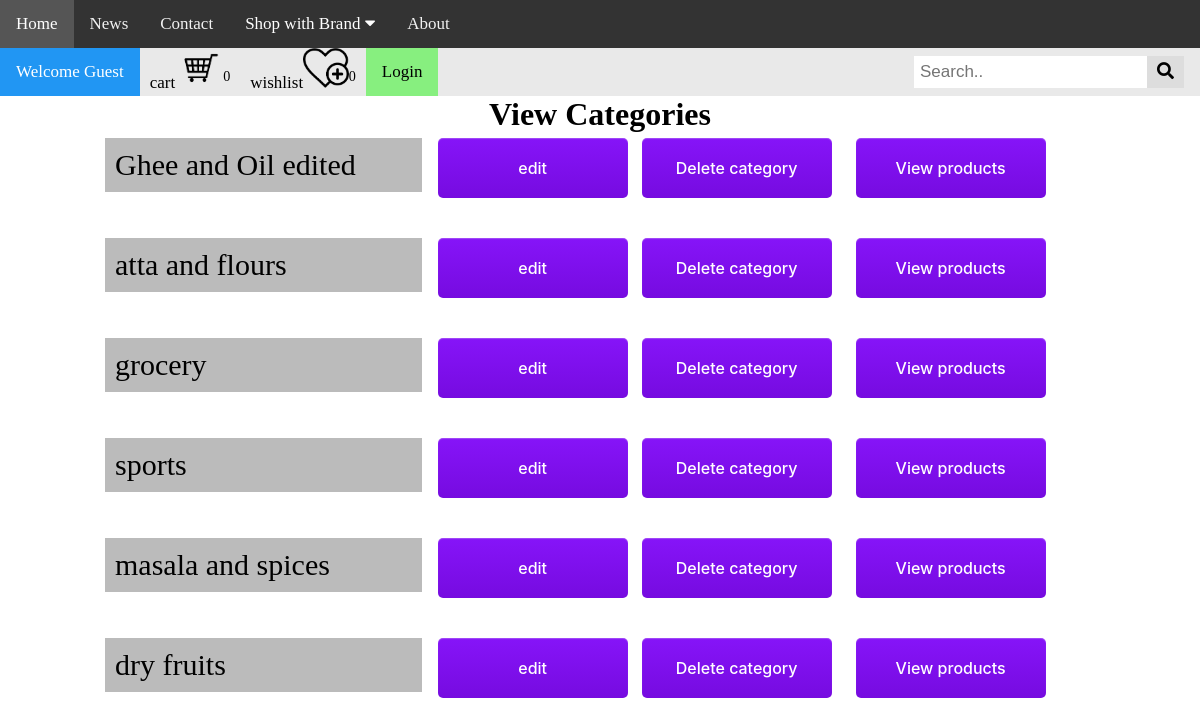
The page /pages/view_category.php on the database its author committed.
### tables this page shows
CREATE TABLE `category` (
  `cat_id` int(11) NOT NULL,
  `cat_name` varchar(50) NOT NULL,
  `image` varchar(100) NOT NULL
);

### pages/view_category.php (the view, shortened to what this page needs)
<!DOCTYPE html>
<html lang="en">
<head>
    <link rel="stylesheet" href="https://cdnjs.cloudflare.com/ajax/libs/font-awesome/5.15.3/css/all.min.css" />
    <link rel="stylesheet" href="/store/css/util.css">
    <link rel="stylesheet" href="/store/css/style.css">
</head>
<body>
    <?php
        require "../partials/_header.php";
        require "../partials/_edit_category_modal.php";
        echo '<h1 class="center">View Categories</h1>
         <div class="container box-m">';
         $sql="SELECT * FROM `category`";
         $result= mysqli_query($conn, $sql);
         while($row=mysqli_fetch_assoc($result))
         {
            echo ' <div class="list"><p>'.$row['cat_name'].'</p></div>
                    <div class="sp-col-2">
                        <form action="#" method="get" style="display:inline">
                            <input type="hidden" name="edit_cat_id" value="'.$row["cat_id"].'">
                            <input type="submit" class="btn-3"  value="edit" onclick="document.getElementById(`edit-category`).style.display=`block`">
                        </form>
                        <a href="/store/handlers/delete_category_handler.php?cat_id='.$row["cat_id"].'"><button class="btn-3  mx-1" role="button">Delete category</button></a>
                        <a href="#"><button class="btn-3  mx-1" role="button">View products</button></a>
                    </div>';
         }
echo '</div>';
    ?>
</body>
</html>

### css/util.css (style rules this page uses)
* { margin: 0%; padding: 0%; box-sizing:border-box; }
.container { margin: auto 100px; min-height: 75vh; }
.box-m { display: grid; grid-template-columns: repeat(3, 1fr); column-gap: 10px; }
.sp-col-2 { grid-column: span 2; padding: 5px; }
.btn-3 { background-color: initial; background-image: linear-gradient(#8614f8 0, #760be0 100%); border-radius: 5px; border-style: none; box-shadow: rgba(245, 244, 247, .25) 0 1px 1px inset; color: #fff; cursor: pointer; display: inline-block; font-family: Inter, sans-serif; font-size: 16px; font-weight: 500; height: 60px; line-height: 60px; margin-left: -4px; outline: 0; text-align: center; transition: all .3s cubic-bezier(.05, .03, .35, 1); user-select: none; -webkit-user-select: none; touch-action: manipulation; vertical-align: bottom; width: 190px; }
.center { display: block; margin: auto auto; text-align: center; }
.mx-1 { margin:auto 10px; }

### css/style.css (style rules this page uses)
a { text-decoration: none; color: black; }
.list p { font-size: 30px; padding: 10px; margin: 5px; background-color: #bbb; }

### rows shown on the page
category: cat_name "Ghee and Oil edited"
category: cat_name "atta and flours"
category: cat_name "grocery"
category: cat_name "sports"
category: cat_name "masala and spices"
category: cat_name "dry fruits"
